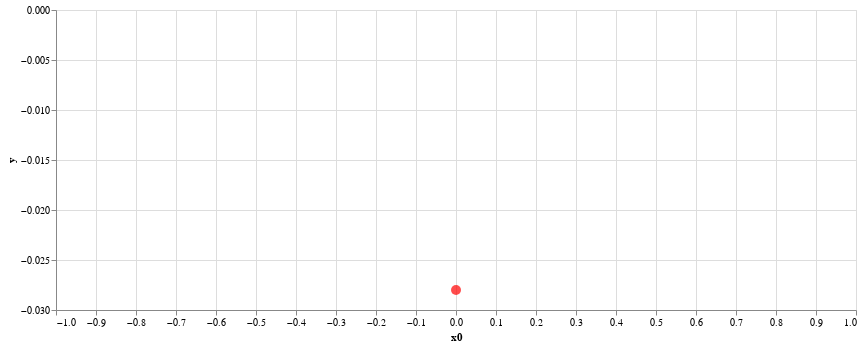

Notebook source saved alongside this figure:
### Markdown cell above
### A function of one input
Now it is your turn.
You have to optimise a function of one input with domain `[-1, 1]`.
To start you off you already have one evaluation at the mid-point.

### Code cell
blackbox1 = bb.GPBlackBox(ndim=1)
blackbox1.plot_xy().properties(width=800, height=300)

### Figure 1 — Vega-Lite specification as saved in the notebook (floating-point values rounded to 4 significant figures)
{"config": {"view": {"continuousWidth": 400, "continuousHeight": 300}}, "data": {"name": "data-e45894ccffd3d50f57098acc8c6daa38"}, "mark": {"type": "circle", "color": "red", "size": 100}, "encoding": {"x": {"type": "quantitative", "field": "x0", "scale": {"domain": [-1, 1]}}, "y": {"type": "quantitative", "field": "y"}}, "height": 300, "width": 800, "$schema": "https://vega.github.io/schema/vega-lite/v4.8.1.json", "datasets": {"data-e45894ccffd3d50f57098acc8c6daa38": [{"x0": 0.0, "y": -0.02801}]}}
